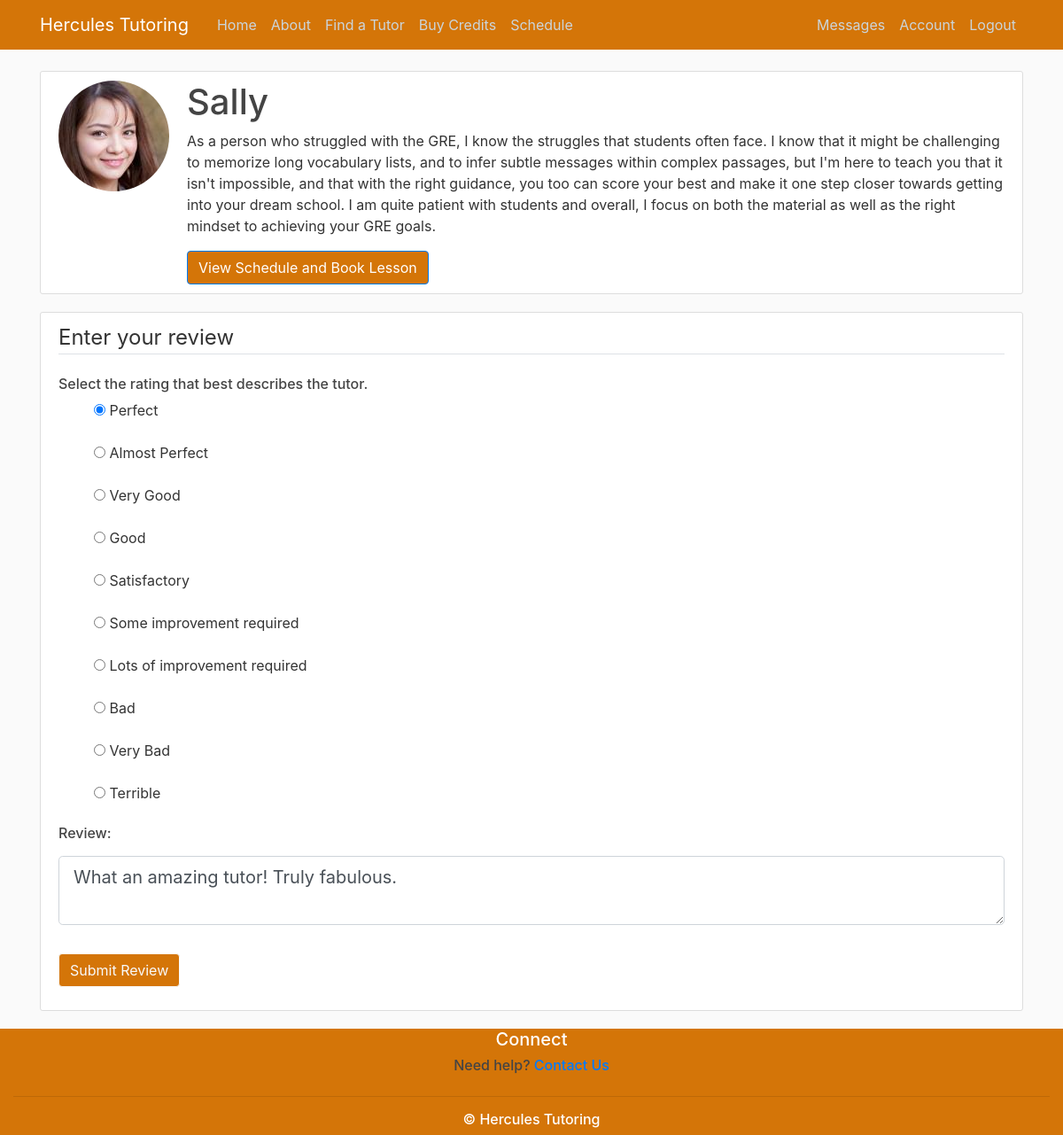
/add_review?username=Sally (signed in), run on the app's committed database.
### GRETutoring/models.py (models this page shows, shortened)
class User(db.Model, UserMixin):
    id = db.Column(db.Integer, primary_key=True)
    username = db.Column(db.String(20), unique=True, nullable=False)
    email=db.Column(db.String(120), unique=True, nullable=False)
    role = db.Column(db.String(20), nullable=False, default = "Student") # Student, Tutor, Pending, and Admin
    image_file = db.Column(db.String(20), nullable=False, default='default.jpg') #nullable=False, since they have to have at least the default
    password = db.Column(db.String(60), nullable=False)
    about = db.Column(db.Text(), nullable=True, default = "Bio")
    credits = db.Column(db.Integer, default=0)
    skype_id = db.Column(db.String(120), nullable=True, default="")
    hangouts_id = db.Column(db.String(120), nullable=True, default="")
    paypal_info = db.Column(db.String(120), nullable=True, default="")
    time_zone = db.Column(db.String(120), nullable=True, default="UTC")
    student_classes = db.relationship('Event', backref='student', lazy=True, foreign_keys='Event.student_id')
    tutor_classes = db.relationship('Event', backref='tutor', lazy=True, foreign_keys='Event.tutor_id')
    tutor_free_slots = db.relationship('FreeSlot', backref='tutor', lazy=True)
    sent_messages = db.relationship('Message', backref='sender', lazy=True, foreign_keys='Message.sender_id')
    received_messages = db.relationship('Message', backref='recipient', lazy=True, foreign_keys='Message.recipient_id')
    reviews_about = db.relationship('Review', backref='tutor', lazy=True, foreign_keys='Review.tutor_id')
    reviews_written = db.relationship('Review', backref='student', lazy=True, foreign_keys='Review.student_id')

### GRETutoring/users/routes.py (the view)
@users.route('/add_review', methods=['GET', 'POST'])
@login_required
def add_review():
    username = request.args.get('username')
    user = User.query.filter_by(username=username).first()
    if not user:
        abort(403)
    if current_user.role == "Tutor":
        abort(403)
    classes = Event.query.filter_by(student_id=current_user.id, tutor_id=user.id).all()
    if not classes:
        abort(403)
    image_file = url_for('static', filename="profile_pics/" + user.image_file)
    form = ReviewForm()
    existing_review = Review.query.filter(Review.student_id == current_user.id, Review.tutor_id==user.id).first()
    if form.validate_on_submit():
        if not existing_review:
            review = Review(review_text=form.review.data, review_score=form.score.data, date_time=datetime.utcnow(), student_id=current_user.id, tutor_id = user.id)
            db.session.add(review)
            db.session.commit()
            send_review_notification(user)
        else:
            existing_review.review_text=form.review.data
            existing_review.review_score = form.score.data
            existing_review.date_time = datetime.utcnow()
            db.session.commit()
        flash('Your review has been submitted!', 'success')
        return redirect(url_for('users.view_profile', username=username))
    elif request.method == 'GET':
        if existing_review:
            form.score.data = existing_review.review_score
            print(form.score.data)
            form.review.data = existing_review.review_text
    return render_template('add_review.html', user=user, image_file=image_file, form=form, title='Add Review')

### GRETutoring/users/forms.py
class ReviewForm(FlaskForm):
    score = RadioField('Score', choices=[ (val, desc) for desc, val in [('Perfect', 5.0),('Almost Perfect', 4.5), ('Very Good', 4.0), ('Good', 3.5), ('Satisfactory', 3.0), ('Some improvement required', 2.5),
        ('Lots of improvement required', 2.0), ('Bad', 1.5), ('Very Bad', 1.0), ('Terrible', 0.5)]],
                       validators=[DataRequired()], coerce=float
        )
    review = TextAreaField(
        'Review:',
        validators=[Length(max=1500), DataRequired()], render_kw={"placeholder": "Enter review here"})
    submit = SubmitField('Submit Review')

### GRETutoring/models.py (called while the page is built)
@login_manager.user_loader
def load_user(id):
    return User.query.get(int(id))

### GRETutoring/templates/add_review.html (shortened to what this page needs)
{% extends 'layout.html' %}
{% block content %}
<div class="content-section">
  <div class="media">
    <img class="rounded-circle account-img" src="{{ image_file }}">
    <div class="media-body">
      <h2 class="account-heading">{{ user.username }}</h2>
      <p class="text">{{ user.about }}</p>
    <a href="{{ url_for('scheduling.schedule', tutor_username = user.username) }}"> <button class="mr-2 btn btn-primary button-theme" >View Schedule and Book Lesson</button></a>
</div>
    </div>
  </div>
  <div class="content-section">
  <form method="POST" action="" enctype="multipart/form-data">
    <fieldset class="form-group">
        <legend class="border-bottom mb-4">Enter your review</legend>
        <div class="form-group">
          <h6>Select the rating that best describes the tutor.</h6>
          {% if form.score.errors %}
          {% for subfield in form.score %}
        <ul class="form-control form-control-lg is-invalid" style="list-style-type:none;">
            <li>{{ subfield }} {{ subfield.label }}</li>
        </ul>
        {% endfor %}
           <div class="invalid-feedback">
               {% for error in form.score.errors %}
                   <span> {{ error }} </span>
               {% endfor %}
           </div>
       {% else %}
        {% for subfield in form.score %}
        <ul style="list-style-type:none;">
            <li>{{ subfield }} {{ subfield.label }}</li>
        </ul>
        {% endfor %}
       {% endif %}
      </div>
        <div class="form-group">
            <h6>{{ form.review.label(class="form-control-label") }} </h6>
            {% if form.review.errors %}
               {{ form.review(class="form-control form-control-lg is-invalid") }}
                <div class="invalid-feedback">
                    {% for error in form.review.errors %}
                        <span> {{ error }} </span>
                    {% endfor %}
                </div>
            {% else %}
                {{ form.review(class="form-control form-control-lg ") }}
            {% endif %}
        </div>
    </fieldset>
    <div class="form-group">
        {{ form.submit(class="btn btn-outline-light button-theme") }}
    </div>
</form>
</div>
{% endblock content %}

### GRETutoring/static/main.css (style rules this page uses)
body { background: #fafafa; color: #333333; margin-top: 5rem; }
h1, h2, h3, h4, h5, h6 { color: #444444; }
.button-theme { background-color: #d47508; }
.content-section { background: #ffffff; padding: 10px 20px; border: 1px solid #dddddd; border-radius: 3px; margin-bottom: 20px; }
.account-img { height: 125px; width: 125px; margin-right: 20px; margin-bottom: 16px; }
.account-heading { font-size: 2.5rem; }

### data on the page
User: username "Sally", about "As a person who struggled with the GRE, I know the struggles that students often face. I know that it might be challenging to memorize long vocabulary lists, and to infer subtle messages within complex passages, but I'm here to teach you that it isn't impossible, and that with the right guidance, you too can score your best and make it one step closer towards getting into your dream school. I am quite patient with students and overall, I focus on both the material as well as the right mindset to achieving your GRE goals."

### other printed values
{{ subfield.label }} "Perfect" "Almost Perfect" "Very Good" "Good" "Satisfactory" "Some improvement required" "Lots of improvement required" "Bad" "Very Bad" "Terrible"
